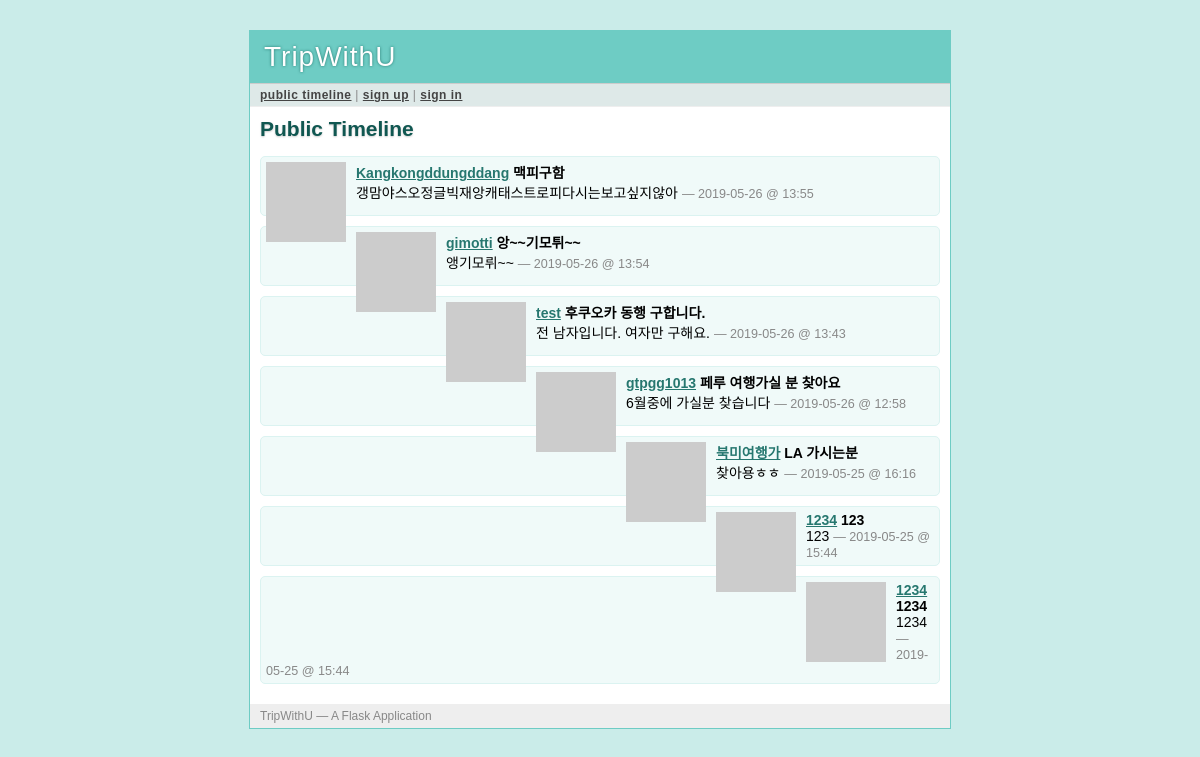
The page /public on the database its author committed.
### tables this page shows
CREATE TABLE user (
    userNum integer primary key autoincrement,
    name string not null,
    email string not null,
    address string not null,
    interestedPlace1 string not null,
    interestedPlace2 string not null,
    profilepic blob,
    userID string not null,
    password string not null,
    interest string not null,
    tripstyle string not null,
    pubTime integer not null
);

CREATE TABLE posting (
    postingNum integer primary key autoincrement,
    title string not null,
    userNum integer not null,
    contents string not null,
    tripdate integer,
    destination1 integer,
    destination2 integer,
    pubTime integer not null
);

### tripex.py (the view)
@app.route('/public')
def public_timeline():
    return render_template('timeline.html', postings=query_db('''
        select posting.*, user.* from posting, user
        where posting.userNum = user.userNum
        order by posting.pubTime desc limit ?''', [PER_PAGE]))

### tripex.py (called while the page is built)
def connect_db():
    return sqlite3.connect(app.config['DATABASE'])

def query_db(query, args=(), one=False):
    cur = g.db.execute(query, args)
    rv = [dict((cur.description[idx][0], value)
            for idx, value in enumerate(row)) for row in cur.fetchall()]
    return (rv[0] if rv else None) if one else rv

def format_datetime(timestamp):
    return datetime.utcfromtimestamp(timestamp).strftime('%Y-%m-%d @ %H:%M')

def gravatar_url(email, size=80):
    return 'http://www.gravatar.com/avatar/%s?d=identicon&s=%d' % \
        (md5(email.strip().lower().encode('utf-8')).hexdigest(), size)

@app.before_request
def before_request():
    g.db = connect_db()
    g.user = None
    if 'userNum' in session:
        g.user = query_db('select * from user where userNum = ?',
                            [session['userNum']], one=True)

@app.teardown_request
def teardown_request(exception):
    if hasattr(g,'db'):
        g.db.close()

### templates/timeline.html (shortened to what this page needs)
{% extends "layout.html" %}
{% block title %}
    {% if request.endpoint == 'public_timeline' %}
        Public Timeline
    {% elif request.endpoint == 'user_timeline' %}
        {{ profile_user.userID }}'s Timeline
    {% else %}
        My Timeline
    {% endif %}
{% endblock %}
{% block body %}
    <h2>{{ self.title() }}</h2>
    <ul class=messages>
        {% for posting in postings %}
            <li><img src="{{ posting.email|gravatar(size=48) }}"><p>
                <strong><a href="{{ url_for('user_timeline', userID=posting.userID) }}">{{ posting.userID }}</a></strong>
                <strong>{{ posting.title }}</strong>
                <br>
                {{ posting.contents}}
                <small>&mdash; {{ posting.pubTime|datetimeformat }}</small>
            </p></li>
        {% else %}
            <li><em>There's no message so far.</em></li>
        {% endfor %}
    </ul>
{% endblock %}

### static/style.css (style rules this page uses)
a { color: #26776F; }
div.page h2 { margin: 0 0 15px 0; color: #105751; text-shadow: 0 1px 2px #ccc; }
div.page ul.messages { list-style: none; margin: 0; padding: 0; }
div.page ul.messages li { margin: 10px 0; padding: 5px; background: #F0FAF9; border: 1px solid #DBF3F1; -moz-border-radius: 5px; -webkit-border-radius: 5px; min-height: 48px; }
div.page ul.messages p { margin: 0; }
div.page ul.messages li img { float: left; padding: 0 10px 0 0; }
div.page ul.messages li small { font-size: 0.9em; color: #888; }

### rows shown on the page
user: userID "Kangkongddungddang", title "맥피구함", contents "갱맘야스오정글빅재앙캐태스트로피다시는보고싶지않아", pubTime "2019-05-26 @ 13:55"
user: userID "gimotti", title "앙~~기모튀~~", contents "앵기모뤼~~", pubTime "2019-05-26 @ 13:54"
user: userID "test", title "후쿠오카 동행 구합니다.", contents "전 남자입니다. 여자만 구해요.", pubTime "2019-05-26 @ 13:43"
user: userID "gtpgg1013", title "페루 여행가실 분 찾아요", contents "6월중에 가실분 찾습니다", pubTime "2019-05-26 @ 12:58"
user: userID "북미여행가", title "LA 가시는분", contents "찾아용ㅎㅎ", pubTime "2019-05-25 @ 16:16"
user: userID "1234", title "123", contents "123", pubTime "2019-05-25 @ 15:44", title "1234", contents "1234"
